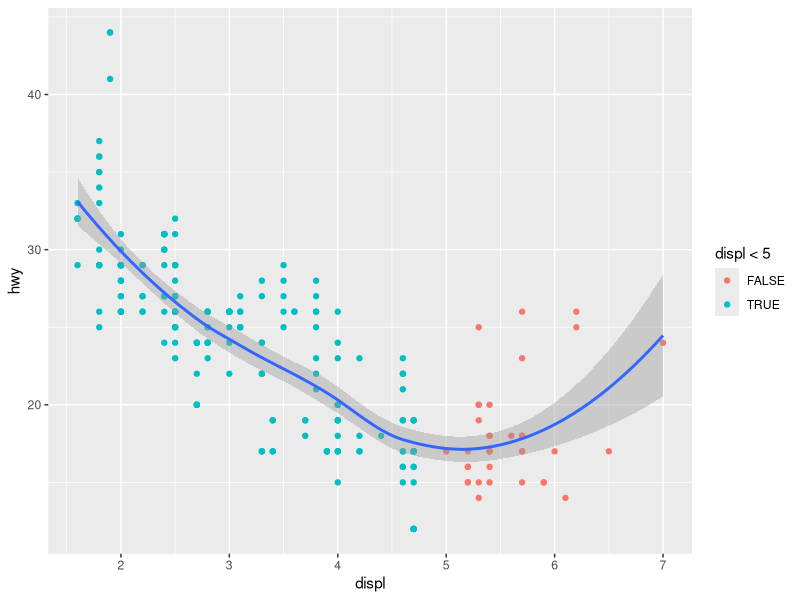
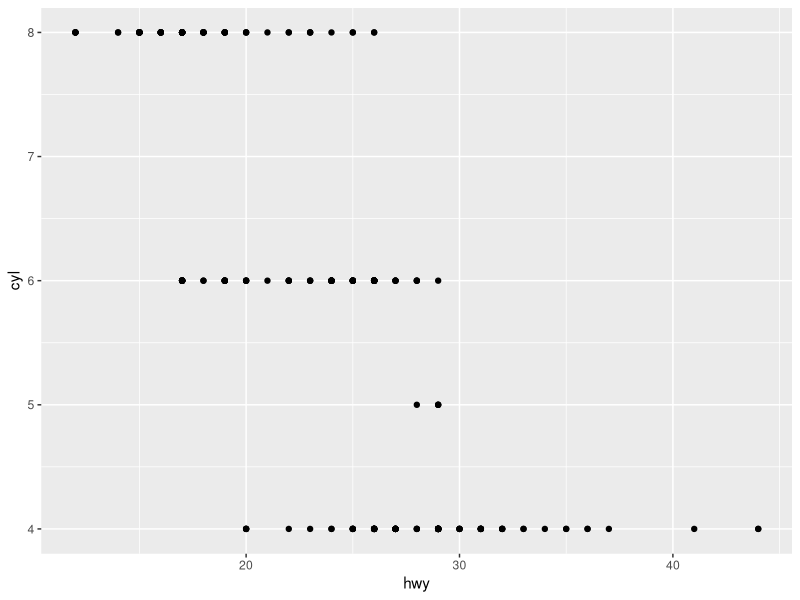
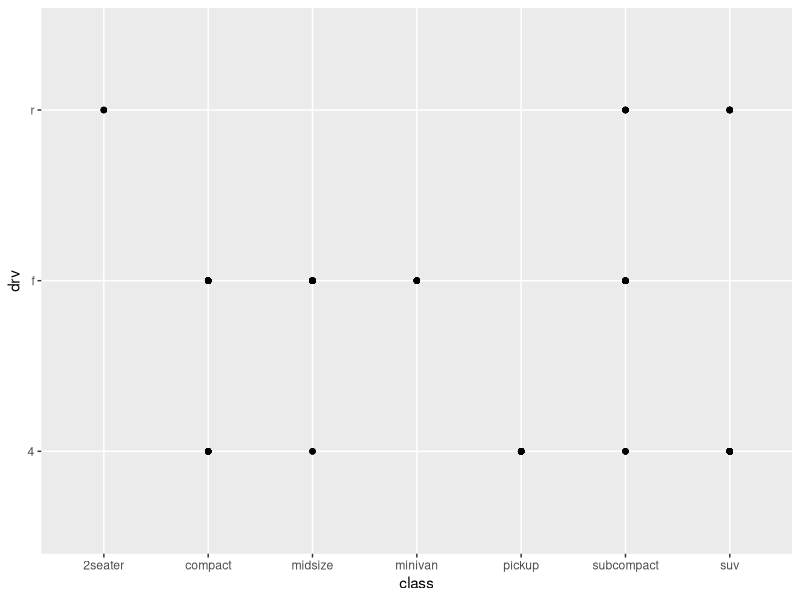

These figures' R source, in order:
library(tidyverse)
mpg
ggplot(data = mpg) +
  geom_point(mapping = aes(x = displ, y = hwy, color = displ<5)) +
  geom_smooth(mapping = aes(x = displ, y = hwy)) 
?mpg
?geom_point

ggplot(data = mpg) +
  geom_point(mapping = aes(x = hwy, y = cyl))

ggplot(data = mpg) +
  geom_point(mapping = aes(x = class, y = drv))
